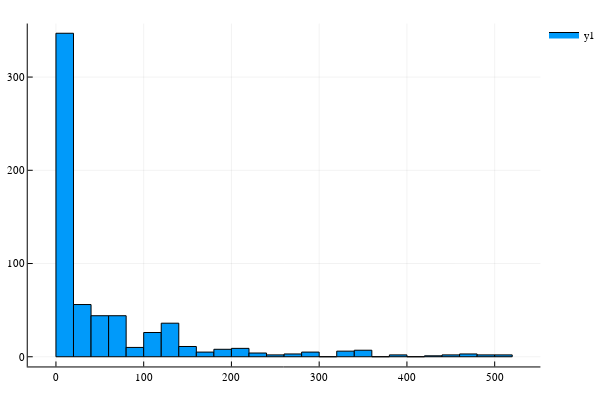

The code cell stored with this chart in its notebook:
### Markdown cell above
### kcats

### Code cell
nonnan = shlomicond[find((kcat) -> !isnan(kcat), shlomicond[4]),4];
subdata = nonnan[find((kcat) ->  0 <= kcat <= 500, nonnan)];
println("Including: $((length(subdata))/(length(nonnan)))%")
println("mode: $(StatsBase.mode(nonnan))");
println("mean: $(StatsBase.mean(nonnan))");
println("median: $(StatsBase.median(nonnan))");
histogram(subdata)

### Figure 1 — Plotly figure (JSON) as saved in the notebook; plotly's stock layout.template omitted (floating-point values rounded to 4 significant figures)
{"data": [{"fill": "tozeroy", "fillcolor": "rgba(0, 154, 250, 1.000)", "legendgroup": "y1", "line": {"color": "rgba(0, 0, 0, 1.000)", "dash": "solid", "width": 1}, "mode": "lines", "name": "y1", "showlegend": true, "type": "scatter", "x": [0, 0, 20, 20, 0, 0], "xaxis": "x1", "y": [347, 0, 0, 347, 347, 347], "yaxis": "y1"}, {"fill": "tozeroy", "fillcolor": "rgba(0, 154, 250, 1.000)", "legendgroup": "y1", "line": {"color": "rgba(0, 0, 0, 1.000)", "dash": "solid", "width": 1}, "mode": "lines", "name": "y1", "showlegend": false, "type": "scatter", "x": [20, 20, 40, 40, 20, 20], "xaxis": "x1", "y": [56, 0, 0, 56, 56, 56], "yaxis": "y1"}, {"fill": "tozeroy", "fillcolor": "rgba(0, 154, 250, 1.000)", "legendgroup": "y1", "line": {"color": "rgba(0, 0, 0, 1.000)", "dash": "solid", "width": 1}, "mode": "lines", "name": "y1", "showlegend": false, "type": "scatter", "x": [40, 40, 60, 60, 40, 40], "xaxis": "x1", "y": [44, 0, 0, 44, 44, 44], "yaxis": "y1"}, {"fill": "tozeroy", "fillcolor": "rgba(0, 154, 250, 1.000)", "legendgroup": "y1", "line": {"color": "rgba(0, 0, 0, 1.000)", "dash": "solid", "width": 1}, "mode": "lines", "name": "y1", "showlegend": false, "type": "scatter", "x": [60, 60, 80, 80, 60, 60], "xaxis": "x1", "y": [44, 0, 0, 44, 44, 44], "yaxis": "y1"}, {"fill": "tozeroy", "fillcolor": "rgba(0, 154, 250, 1.000)", "legendgroup": "y1", "line": {"color": "rgba(0, 0, 0, 1.000)", "dash": "solid", "width": 1}, "mode": "lines", "name": "y1", "showlegend": false, "type": "scatter", "x": [80, 80, 100, 100, 80, 80], "xaxis": "x1", "y": [10, 0, 0, 10, 10, 10], "yaxis": "y1"}, {"fill": "tozeroy", "fillcolor": "rgba(0, 154, 250, 1.000)", "legendgroup": "y1", "line": {"color": "rgba(0, 0, 0, 1.000)", "dash": "solid", "width": 1}, "mode": "lines", "name": "y1", "showlegend": false, "type": "scatter", "x": [100, 100, 120, 120, 100, 100], "xaxis": "x1", "y": [26, 0, 0, 26, 26, 26], "yaxis": "y1"}, {"fill": "tozeroy", "fillcolor": "rgba(0, 154, 250, 1.000)", "legendgroup": "y1", "line": {"color": "rgba(0, 0, 0, 1.000)", "dash": "solid", "width": 1}, "mode": "lines", "name": "y1", "showlegend": false, "type": "scatter", "x": [120, 120, 140, 140, 120, 120], "xaxis": "x1", "y": [36, 0, 0, 36, 36, 36], "yaxis": "y1"}, {"fill": "tozeroy", "fillcolor": "rgba(0, 154, 250, 1.000)", "legendgroup": "y1", "line": {"color": "rgba(0, 0, 0, 1.000)", "dash": "solid", "width": 1}, "mode": "lines", "name": "y1", "showlegend": false, "type": "scatter", "x": [140, 140, 160, 160, 140, 140], "xaxis": "x1", "y": [11, 0, 0, 11, 11, 11], "yaxis": "y1"}, {"fill": "tozeroy", "fillcolor": "rgba(0, 154, 250, 1.000)", "legendgroup": "y1", "line": {"color": "rgba(0, 0, 0, 1.000)", "dash": "solid", "width": 1}, "mode": "lines", "name": "y1", "showlegend": false, "type": "scatter", "x": [160, 160, 180, 180, 160, 160], "xaxis": "x1", "y": [5, 0, 0, 5, 5, 5], "yaxis": "y1"}, {"fill": "tozeroy", "fillcolor": "rgba(0, 154, 250, 1.000)", "legendgroup": "y1", "line": {"color": "rgba(0, 0, 0, 1.000)", "dash": "solid", "width": 1}, "mode": "lines", "name": "y1", "showlegend": false, "type": "scatter", "x": [180, 180, 200, 200, 180, 180], "xaxis": "x1", "y": [8, 0, 0, 8, 8, 8], "yaxis": "y1"}, {"fill": "tozeroy", "fillcolor": "rgba(0, 154, 250, 1.000)", "legendgroup": "y1", "line": {"color": "rgba(0, 0, 0, 1.000)", "dash": "solid", "width": 1}, "mode": "lines", "name": "y1", "showlegend": false, "type": "scatter", "x": [200, 200, 220, 220, 200, 200], "xaxis": "x1", "y": [9, 0, 0, 9, 9, 9], "yaxis": "y1"}, {"fill": "tozeroy", "fillcolor": "rgba(0, 154, 250, 1.000)", "legendgroup": "y1", "line": {"color": "rgba(0, 0, 0, 1.000)", "dash": "solid", "width": 1}, "mode": "lines", "name": "y1", "showlegend": false, "type": "scatter", "x": [220, 220, 240, 240, 220, 220], "xaxis": "x1", "y": [4, 0, 0, 4, 4, 4], "yaxis": "y1"}, {"fill": "tozeroy", "fillcolor": "rgba(0, 154, 250, 1.000)", "legendgroup": "y1", "line": {"color": "rgba(0, 0, 0, 1.000)", "dash": "solid", "width": 1}, "mode": "lines", "name": "y1", "showlegend": false, "type": "scatter", "x": [240, 240, 260, 260, 240, 240], "xaxis": "x1", "y": [2, 0, 0, 2, 2, 2], "yaxis": "y1"}, {"fill": "tozeroy", "fillcolor": "rgba(0, 154, 250, 1.000)", "legendgroup": "y1", "line": {"color": "rgba(0, 0, 0, 1.000)", "dash": "solid", "width": 1}, "mode": "lines", "name": "y1", "showlegend": false, "type": "scatter", "x": [260, 260, 280, 280, 260, 260], "xaxis": "x1", "y": [3, 0, 0, 3, 3, 3], "yaxis": "y1"}, {"fill": "tozeroy", "fillcolor": "rgba(0, 154, 250, 1.000)", "legendgroup": "y1", "line": {"color": "rgba(0, 0, 0, 1.000)", "dash": "solid", "width": 1}, "mode": "lines", "name": "y1", "showlegend": false, "type": "scatter", "x": [280, 280, 300, 300, 280, 280], "xaxis": "x1", "y": [5, 0, 0, 5, 5, 5], "yaxis": "y1"}, {"fill": "tozeroy", "fillcolor": "rgba(0, 154, 250, 1.000)", "legendgroup": "y1", "line": {"color": "rgba(0, 0, 0, 1.000)", "dash": "solid", "width": 1}, "mode": "lines", "name": "y1", "showlegend": false, "type": "scatter", "x": [300, 300, 320, 320, 300, 300], "xaxis": "x1", "y": [0, 0, 0, 0, 0, 0], "yaxis": "y1"}, {"fill": "tozeroy", "fillcolor": "rgba(0, 154, 250, 1.000)", "legendgroup": "y1", "line": {"color": "rgba(0, 0, 0, 1.000)", "dash": "solid", "width": 1}, "mode": "lines", "name": "y1", "showlegend": false, "type": "scatter", "x": [320, 320, 340, 340, 320, 320], "xaxis": "x1", "y": [6, 0, 0, 6, 6, 6], "yaxis": "y1"}, {"fill": "tozeroy", "fillcolor": "rgba(0, 154, 250, 1.000)", "legendgroup": "y1", "line": {"color": "rgba(0, 0, 0, 1.000)", "dash": "solid", "width": 1}, "mode": "lines", "name": "y1", "showlegend": false, "type": "scatter", "x": [340, 340, 360, 360, 340, 340], "xaxis": "x1", "y": [7, 0, 0, 7, 7, 7], "yaxis": "y1"}, {"fill": "tozeroy", "fillcolor": "rgba(0, 154, 250, 1.000)", "legendgroup": "y1", "line": {"color": "rgba(0, 0, 0, 1.000)", "dash": "solid", "width": 1}, "mode": "lines", "name": "y1", "showlegend": false, "type": "scatter", "x": [360, 360, 380, 380, 360, 360], "xaxis": "x1", "y": [0, 0, 0, 0, 0, 0], "yaxis": "y1"}, {"fill": "tozeroy", "fillcolor": "rgba(0, 154, 250, 1.000)", "legendgroup": "y1", "line": {"color": "rgba(0, 0, 0, 1.000)", "dash": "solid", "width": 1}, "mode": "lines", "name": "y1", "showlegend": false, "type": "scatter", "x": [380, 380, 400, 400, 380, 380], "xaxis": "x1", "y": [2, 0, 0, 2, 2, 2], "yaxis": "y1"}, {"fill": "tozeroy", "fillcolor": "rgba(0, 154, 250, 1.000)", "legendgroup": "y1", "line": {"color": "rgba(0, 0, 0, 1.000)", "dash": "solid", "width": 1}, "mode": "lines", "name": "y1", "showlegend": false, "type": "scatter", "x": [400, 400, 420, 420, 400, 400], "xaxis": "x1", "y": [0, 0, 0, 0, 0, 0], "yaxis": "y1"}, {"fill": "tozeroy", "fillcolor": "rgba(0, 154, 250, 1.000)", "legendgroup": "y1", "line": {"color": "rgba(0, 0, 0, 1.000)", "dash": "solid", "width": 1}, "mode": "lines", "name": "y1", "showlegend": false, "type": "scatter", "x": [420, 420, 440, 440, 420, 420], "xaxis": "x1", "y": [1, 0, 0, 1, 1, 1], "yaxis": "y1"}, {"fill": "tozeroy", "fillcolor": "rgba(0, 154, 250, 1.000)", "legendgroup": "y1", "line": {"color": "rgba(0, 0, 0, 1.000)", "dash": "solid", "width": 1}, "mode": "lines", "name": "y1", "showlegend": false, "type": "scatter", "x": [440, 440, 460, 460, 440, 440], "xaxis": "x1", "y": [2, 0, 0, 2, 2, 2], "yaxis": "y1"}, {"fill": "tozeroy", "fillcolor": "rgba(0, 154, 250, 1.000)", "legendgroup": "y1", "line": {"color": "rgba(0, 0, 0, 1.000)", "dash": "solid", "width": 1}, "mode": "lines", "name": "y1", "showlegend": false, "type": "scatter", "x": [460, 460, 480, 480, 460, 460], "xaxis": "x1", "y": [3, 0, 0, 3, 3, 3], "yaxis": "y1"}, {"fill": "tozeroy", "fillcolor": "rgba(0, 154, 250, 1.000)", "legendgroup": "y1", "line": {"color": "rgba(0, 0, 0, 1.000)", "dash": "solid", "width": 1}, "mode": "lines", "name": "y1", "showlegend": false, "type": "scatter", "x": [480, 480, 500, 500, 480, 480], "xaxis": "x1", "y": [2, 0, 0, 2, 2, 2], "yaxis": "y1"}, {"fill": "tozeroy", "fillcolor": "rgba(0, 154, 250, 1.000)", "legendgroup": "y1", "line": {"color": "rgba(0, 0, 0, 1.000)", "dash": "solid", "width": 1}, "mode": "lines", "name": "y1", "showlegend": false, "type": "scatter", "x": [500, 500, 520, 520, 500, 500], "xaxis": "x1", "y": [2, 0, 0, 2, 2, 2], "yaxis": "y1"}], "layout": {"annotations": [], "height": 400, "legend": {"bgcolor": "rgba(255, 255, 255, 1.000)", "bordercolor": "rgba(0, 0, 0, 1.000)", "font": {"color": "rgba(0, 0, 0, 1.000)", "family": "sans-serif", "size": 11}, "tracegroupgap": 0, "x": 1, "y": 1}, "margin": {"b": 20, "l": 0, "r": 0, "t": 20}, "paper_bgcolor": "rgba(255, 255, 255, 1.000)", "plot_bgcolor": "rgba(255, 255, 255, 1.000)", "showlegend": true, "width": 600, "xaxis": {"anchor": "y1", "domain": [0.05101, 0.9934], "gridcolor": "rgba(0, 0, 0, 0.100)", "gridwidth": 0.5, "linecolor": "rgba(0, 0, 0, 1.000)", "mirror": false, "range": [-32.14, 552.1], "showgrid": true, "showline": true, "showticklabels": true, "tickangle": 0, "tickcolor": "rgb(0, 0, 0)", "tickfont": {"color": "rgba(0, 0, 0, 1.000)", "family": "sans-serif", "size": 11}, "tickmode": "array", "ticks": "inside", "ticktext": ["0", "100", "200", "300", "400", "500"], "tickvals": [0, 100, 200, 300, 400, 500], "title": "", "titlefont": {"color": "rgba(0, 0, 0, 1.000)", "family": "sans-serif", "size": 15}, "type": "-", "visible": true, "zeroline": false, "zerolinecolor": "rgba(0, 0, 0, 1.000)"}, "yaxis": {"anchor": "x1", "domain": [0.03762, 0.9902], "gridcolor": "rgba(0, 0, 0, 0.100)", "gridwidth": 0.5, "linecolor": "rgba(0, 0, 0, 1.000)", "mirror": false, "range": [-10.41, 357.4], "showgrid": true, "showline": true, "showticklabels": true, "tickangle": 0, "tickcolor": "rgb(0, 0, 0)", "tickfont": {"color": "rgba(0, 0, 0, 1.000)", "family": "sans-serif", "size": 11}, "tickmode": "array", "ticks": "inside", "ticktext": ["0", "100", "200", "300"], "tickvals": [0, 100, 200, 300], "title": "", "titlefont": {"color": "rgba(0, 0, 0, 1.000)", "family": "sans-serif", "size": 15}, "type": "-", "visible": true, "zeroline": false, "zerolinecolor": "rgba(0, 0, 0, 1.000)"}}}
